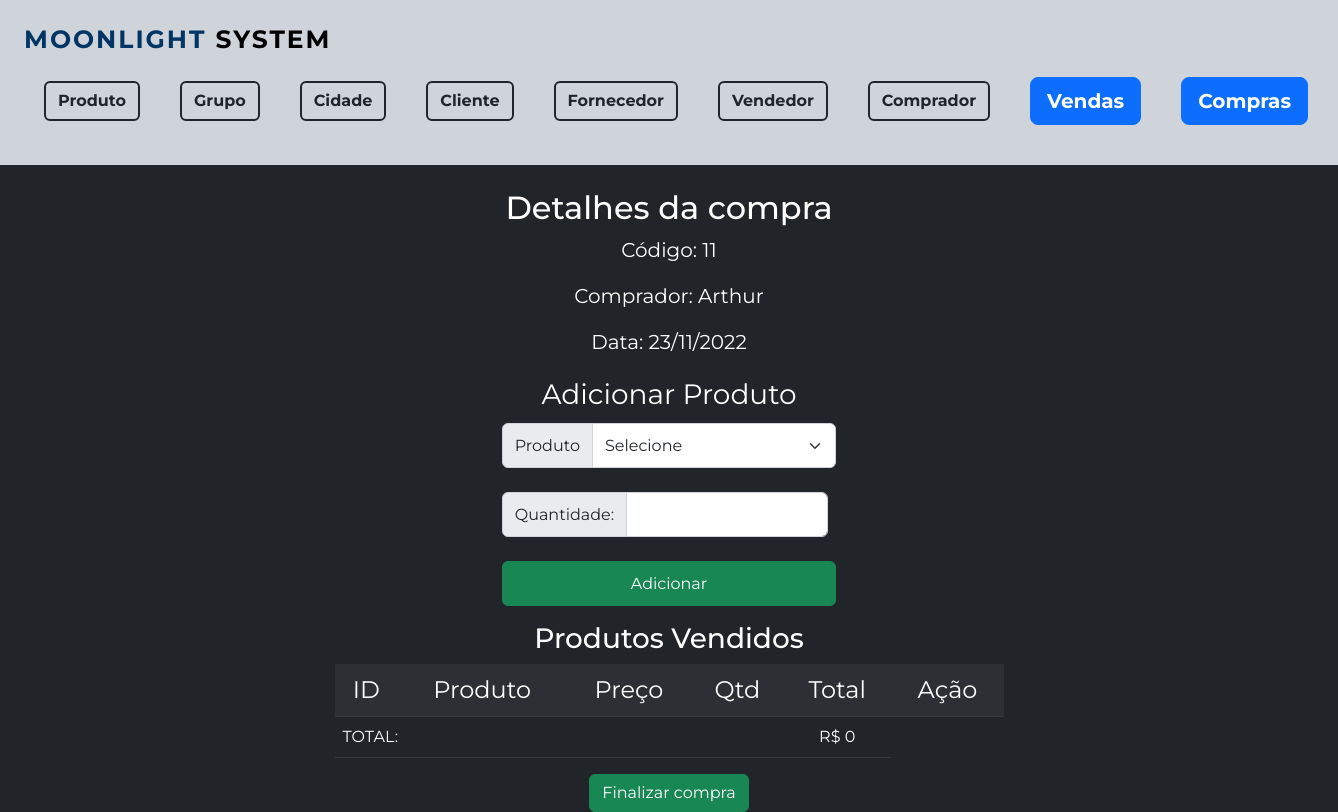
/compra1/detalheCompra.php?id=11, run on the app's committed database.
### tables this page shows
CREATE TABLE `tb_compra` (
  `id_compra` int(11) NOT NULL,
  `dt_compra` date NOT NULL,
  `fk_id_fornecedor` int(11) NOT NULL,
  `fk_id_comprador` int(11) NOT NULL,
  `vl_total` float(9,2) DEFAULT NULL
);

CREATE TABLE `tb_comprador` (
  `id_comprador` int(11) NOT NULL,
  `nm_comprador` varchar(50) NOT NULL
);

### compra1/detalheCompra.php (the view, shortened to what this page needs)
<?php
include '../formMenu.php';
include '../conexao/conecta.php';
$id = $_GET['id'];
$sql = "SELECT c.id_compra, cp.nm_comprador, forn.nm_fornecedor,c.dt_compra FROM tb_compra c INNER JOIN tb_comprador cp ON c.fk_id_comprador=cp.id_comprador INNER JOIN tb_fornecedor forn ON forn.id_fornecedor=c.fk_id_fornecedor WHERE c.id_compra=$id";
$resultado = mysqli_query($conexao, $sql);
if (!$resultado) {
	die("SQL: " . $sql . "" . mysqli_error($conexao));
} else {
	$compra = mysqli_fetch_array($resultado);
}
?>
<h2 class="pt-4">Detalhes da compra</h2>
<p class="fs-5">Código: <?php echo $compra['id_compra'] ?></p>
<p class="fs-5">Comprador: <?php echo $compra['nm_comprador'] ?></p>
<?php
$novaData = date("d/m/Y", strtotime($compra['dt_compra']));
?>
<p class="fs-5">Data: <?php echo $novaData ?></p>
<form method="post" action="gravacompraProduto.php" >
	<fieldset class="d-flex flex-column w-25 m-auto">
		<legend class="fs-3">Adicionar Produto</legend>
		<div class="input-group pb-4">
		<span class="input-group-text">Produto</span>
		<select name="produto" class="form-select">
			<option>Selecione</option>
		</select>
		</div>
		<div class="input-group pb-4">
		<span class="input-group-text">Quantidade:</span>
		<input type="text" name="quantidade" class="form-control">&nbsp;&nbsp;
		</div>
		<input type="submit" value="Adicionar" class="btn btn-success">
	</fieldset>
</form>
<h3 class="pt-3">Produtos Vendidos</h3>
<table class="table table-striped table-dark w-50 m-auto">
	<tr class="fs-4">
		<td>ID</td>
		<td>Produto</td>
		<td>Preço</td>
		<td>Qtd</td>
		<td>Total</td>
		<td>Ação</td>
	</tr>
<?php
	$total = 0;
?>
	<tr>
		<td colspan="4" class="text-lg-start">TOTAL:
		<td>R$ <?php echo $total ?></td>
	</tr>
</table>
<a href="../compra/formListacompra.php" class="btn btn-success mt-3">Finalizar compra</a>

### formMenu.php (style rules this page uses)
body { background-color: #212529; color: #fff; font-family: 'Montserrat', sans-serif; }

### compra1/detalheCompra.php (style rules this page uses)
body { text-align: center; }
input ,select { height: 45px; }

### data on the page
tb_compra: id_compra "11", tb_comprador.nm_comprador "Arthur", dt_compra "23/11/2022"

### other printed values
$total "0"
